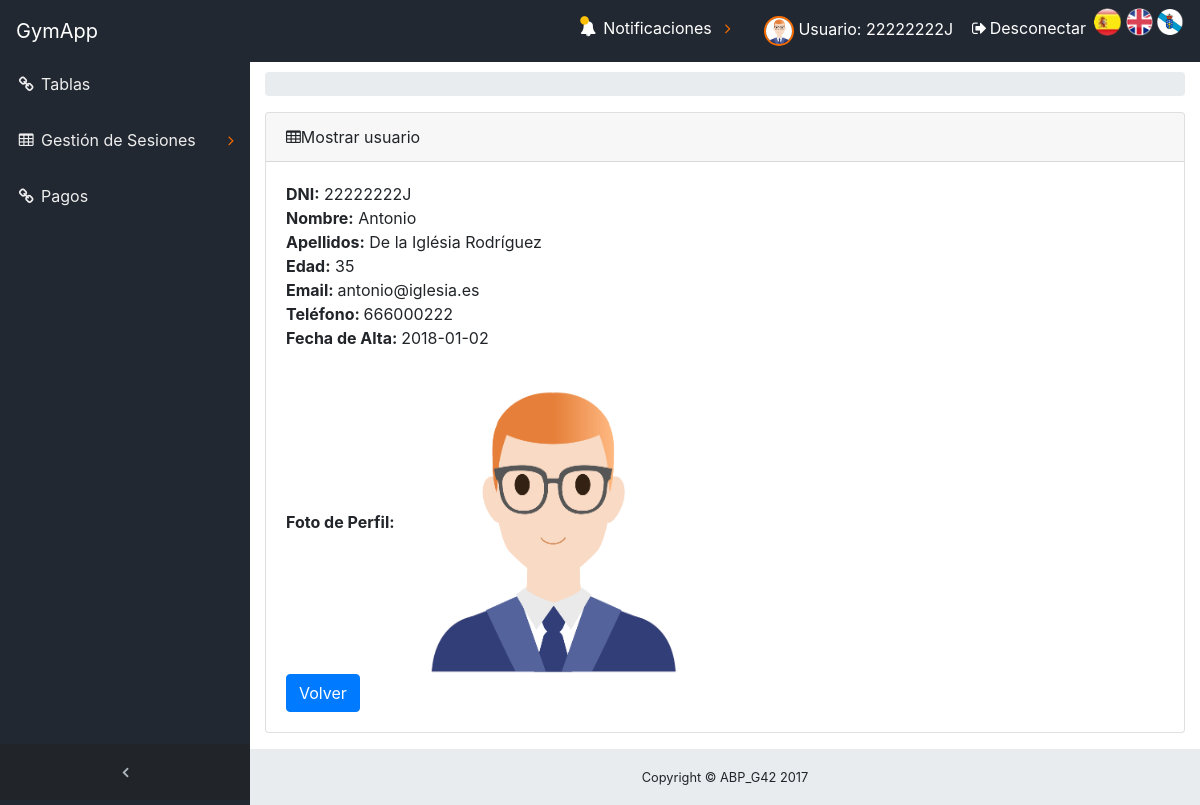
/ABP/index.php?controller=Usuario&action=UsuarioView&dni=22222222J (signed in), run on the app's committed database.
### tables this page shows
CREATE TABLE `usuario` (
  `dni` varchar(10) NOT NULL,
  `nombre` varchar(50) NOT NULL,
  `apellidos` varchar(50) NOT NULL,
  `edad` tinyint(4) DEFAULT NULL,
  `contrasena` varchar(128) NOT NULL,
  `email` varchar(100) DEFAULT NULL,
  `telefono` varchar(20) NOT NULL,
  `fechaAlta` date NOT NULL,
  `fotoperfil` varchar(200) DEFAULT NULL
);

### ABP/core/ViewManager.php (called while the page is built, shortened)
<?php
class ViewManager {
	private $variables = array();
	private $layout = "default";
	public function setVariable($varname, $value, $flash=false) {
		$this->variables[$varname] = $value;
	}
	public function getVariable($varname, $default=NULL) {
		if (!isset($this->variables[$varname])) {
			return $default;
		}
		return $this->variables[$varname];
	}
	public function render($controller, $viewname) {
		include(__DIR__ . "/../view/$controller/$viewname.php");
		$this->renderLayout();
	}
	private function renderLayout() {
		include(__DIR__ . "/../view/layouts/" .$this->layout.".php");
	}
	private static $viewmanager_singleton = NULL;
	public static function getInstance() {
		if (self::$viewmanager_singleton == null) {
			self::$viewmanager_singleton = new ViewManager();
		}
		return self::$viewmanager_singleton;
	}
}

### ABP/controller/UsuarioController.php (called while the page is built, shortened)
<?php
require_once(__DIR__."/../core/ViewManager.php");
require_once(__DIR__ . "/../model/UsuarioMapper.php");
require_once(__DIR__ . "/../model/Usuario.php");
class UsuarioController extends BaseController
{
    private $usuarioMapper;
    public function __construct()
    {
        $this->usuarioMapper = new UsuarioMapper();
    }
    public function UsuarioView()
    {
        $dni = $_GET["dni"];
        $usuario = $this->usuarioMapper->findById($dni);
        $this->view->setVariable("usuario", $usuario);
        $this->view->render("usuario", "usuarioSHOWCURRENT");
    }
}
?>

### ABP/index.php (called while the page is built, shortened)
<?php
function run() {
	try {
		$controller = loadController($_GET["controller"]);
		$actionName = $_GET["action"];
		$controller->$actionName();
	} catch(Exception $ex) {
		die("An exception occured!!!!!".$ex->getMessage());
	}
}
function loadController($controllerName) {
	return new $controllerClassName();
}
run();
?>

### ABP/view/messages/messages_es.php (called while the page is built)
<?php
    $i18n_messages = array(
    	'Nombre'=> 'Nombre',
    	'Asunto' => 'Asunto',
    	'contenido' => 'contenido',
    	'nombre' => 'nombre',
    	'El atributo '=>'El atributo ',
    	' no puede ser vacío' => ' no puede ser vacío',
    	'Longitud incorrecta. El atributo ' => 'Longitud incorrecta. El atributo ',
    	' debe tener una longitud máxima de '=>' debe tener una longitud máxima de ',
    	' y tiene '=>' y tiene ',
    	'El atributo no sigue el formato correcto. Pruebe example@example.com' => 'El atributo no sigue el formato correcto. Pruebe example@example.com',
    	' contiene caracteres no alfabéticos'=>' contiene caracteres no alfabéticos',
    	' no esta comprendido en ['=>' no esta comprendido en [',
    	' no puede tener mas de ' => ' no puede tener mas de ',
    	'decimales'=>'decimales',
    	' no tiene 8 números seguidos de una letra: FORMATO INCORRECTO!!!'=>' no tiene 8 números seguidos de una letra: FORMATO INCORRECTO!!!',
    	'La letra del DNI no es correcta'=>'La letra del DNI no es correcta',
    	' no tiene un formato válido de telefeno.'=>' no tiene un formato válido de telefeno.',
    	' debe estar compuesto únicamente por digitos.'=>' debe estar compuesto únicamente por digitos.',
        'precio' => 'precio',
        ': activar para ordenar columna ascendentemente'=>': activar para ordenar columna ascendentemente',
        ': activar para ordenar columna descendentemente'=>': activar para ordenar columna descendentemente',
        'Primero' => 'Primero',
        'Último'=>'Último',
        'Siguiente'=>'Siguiente',
        'Anterior'=>'Anterior',
        'Tabla sin datos'=>'Tabla sin datos',
        'Mostrando _START_ a _END_ de _TOTAL_ elementos'=>'Mostrando _START_ a _END_ de _TOTAL_ elementos',
        'Mostrando 0 a 0 de 0 elementos'=>'Mostrando 0 a 0 de 0 elementos',
        '(filtrados de _MAX_ elementos totales)'=>'(filtrados de _MAX_ elementos totales)',
        'Mostrar _MENU_ elementos'=>'Mostrar _MENU_ elementos',
        'Cargando...'=>'Cargando...',
        'Procesando...'=>'Procesando...',
        'Buscar:'=>'Buscar:',
        'No se encontró nada'=>'No se encontró nada',
        'dni' => 'dni',
        'contraseña' => 'contraseña'
    );
?>

### ABP/core/I18n.php (called while the page is built, shortened)
<?php
class I18n {
	private $messages;
	public function setLanguage($language) {
		$this->messages = $i18n_messages;
	}
	public function i18n($key) {
		if (isset($this->messages[$key])){
			return $this->messages[$key];
		}else{
			return $key;
		}
	}
	private static $i18n_singleton = null;
	public static function getInstance() {
		if (self::$i18n_singleton == NULL) {
			self::$i18n_singleton = new I18n();
		}
		return self::$i18n_singleton;
	}
}
function i18n($key) {
	return I18n::getInstance()->i18n($key);
}

### ABP/model/Usuario.php (called while the page is built, shortened)
<?php
class Usuario
{
            private $dni;
            private $nombre;
            private $apellidos;
            private $edad;
            private $email;
            private $telefono;
            private $fechaAlta;
            private $fotoperfil;
        function __construct($dni=NULL,$nombre=NULL,$apellidos=NULL,$edad=NULL,$password=NULL,$email=NULL,$telefono=NULL,$fechaAlta=NULL,$tipo=NULL,$fotoperfil=NULL){
            $this->dni = $dni;
            $this->nombre = $nombre;
            $this->apellidos = $apellidos;
            $this->edad = $edad;
            $this->email = $email;
            $this->telefono = $telefono;
            $this->fechaAlta=$fechaAlta;
            $this->fotoperfil=$fotoperfil;
        }
    public function getDni() {
        return $this->dni;
    }
    public function getNombre() {
        return $this->nombre;
    }
    public function getApellidos() {
        return $this->apellidos;
    }
    public function getEdad(){
        return $this->edad;
    }
    public function getEmail(){
        return $this->email;
    }
    public function getTelefono(){
        return $this->telefono;
    }
    public function getFecha(){
        return $this->fechaAlta;
    }
    public function getFotoPerfil(){
        return $this->fotoperfil;
    }
}
?>

### ABP/model/UsuarioMapper.php (called while the page is built, shortened)
<?php
require_once(__DIR__."/../core/Access_DB.php");
require_once(__DIR__."/Usuario.php");
class UsuarioMapper {
    protected $db;
    public function __construct()
    {
        $this->db = PDOConnection::getInstance();
    }
      public function findById($dni)
    {
        $stmt = $this->db->prepare("SELECT * FROM usuario WHERE dni=?");
        $stmt->execute(array($dni));
        $usuario = $stmt->fetch(PDO::FETCH_ASSOC);
        if($usuario != null)
         {
            return new Usuario($usuario["dni"],$usuario["nombre"],$usuario["apellidos"],$usuario["edad"],null,$usuario["email"],$usuario["telefono"],$usuario["fechaAlta"],'', $usuario['fotoperfil']);
        }else
        {
            return NULL;
        }
    }
    public function obtenerFotoPerfil(){
        $stmt = $this->db->prepare("SELECT fotoperfil FROM usuario WHERE dni=?");
        $stmt->execute(array($_SESSION['currentuser']));
        $foto_db = $stmt->fetch(PDO::FETCH_ASSOC);
        return $foto_db['fotoperfil'];
    }
}
?>

### ABP/core/Access_DB.php (called while the page is built, shortened)
<?php
class PDOConnection {
	private static $db_singleton = null;
	public static function getInstance() {
		if (self::$db_singleton == null) {
			self::$db_singleton = new PDO(
			"mysql:host=".HOST.";dbname=".DB.";charset=utf8",
			USER,
			PASS,
			array(
				PDO::ATTR_EMULATE_PREPARES => false,
				PDO::ATTR_ERRMODE => PDO::ERRMODE_EXCEPTION)
			);
		}
		return self::$db_singleton;
	}
}
?>

### ABP/view/usuario/usuarioSHOWCURRENT.php (the view, shortened to what this page needs)
<?php
require_once(__DIR__."/../../core/ViewManager.php");
    $view = ViewManager::getInstance();
    $usuario = $view->getVariable("usuario");
?>
<div class="content-wrapper">
    <div class="container-fluid">
        <ol class="breadcrumb">
        </ol>
        <div class="card mb-3">
            <div class="card-header">
                <i class="fa fa-table"></i><?= i18n("Mostrar usuario") ?>
            </div>
            <div class="card-body">
                <b><?= i18n("DNI") ?>:</b> <?php echo $usuario->getDni(); ?><br>
                <b><?= i18n("Nombre") ?>:</b> <?php echo $usuario->getNombre(); ?><br>
                <b><?= i18n("Apellidos") ?>:</b> <?php echo $usuario->getApellidos(); ?><br>
                <b><?= i18n("Edad") ?>:</b> <?php echo $usuario->getEdad(); ?><br>
                <b><?= i18n("Email") ?>: </b> <?php echo $usuario->getEmail(); ?><br>
                <b><?= i18n("Teléfono") ?>: </b> <?php echo $usuario->getTelefono(); ?><br>
                <b><?= i18n("Fecha de Alta") ?>: </b> <?php echo $usuario->getFecha(); ?><br><br>
                <b><?= i18n("Foto de Perfil") ?>: </b><img src="<?php echo $usuario->getFotoPerfil(); ?>" height="300" width="300"><br>
                <button type="button" onclick="window.location.href='./index.php?controller=Usuario&amp;action=UsuariosListar'" class="btn btn-primary">Volver</button>
            </div>
        </div>
    </div>
</div>

### ABP/view/layouts/menuSuperior.php (shortened to what this page needs)
<html>
    <link rel="stylesheet" type="text/css" href="./view/Icons/icomoon/style.css">
    <link rel="stylesheet" type="text/css" href="./view/Icons/icomoon/modifyIcon.css">
                    <li class="nav-item" data-toggle="tooltip">
                        <a class="nav-link" href="./index.php?controller=Usuario&amp;action=UsuarioView&amp;dni=<?php echo $_SESSION['currentuser'];?>">
                            <?php require_once './model/UsuarioMapper.php';
                            $UsuarioMapper = new UsuarioMapper();
                            $fotoperfil = $UsuarioMapper->obtenerFotoPerfil();
                            ?>
                            <img class="imgRedonda" src="<?php echo $fotoperfil; ?>" height="40" width="40">
                            <span class="nav-link-text"> <?= i18n("Usuario");?>: <?php echo $_SESSION['currentuser']; ?></span>
                        </a>
                    </li>
                    <li class="nav-item">
                        <a class="nav-link" data-toggle="modal" data-target="#exampleModal">
                            <i class="fa fa-fw fa-sign-out"></i><?= i18n("Desconectar") ?>
                        </a>
                    </li>
<html>

### data on the page
usuario: fotoperfil (picture), dni "22222222J", nombre "Antonio", apellidos "De la Iglésia Rodríguez", edad "35", email "antonio@iglesia.es", telefono "666000222", fechaAlta "2018-01-02"

### other printed values
i18n("GymApp") "GymApp"
i18n("Tablas") "Tablas"
i18n("Gestión de Sesiones") "Gestión de Sesiones"
i18n("Pagos") "Pagos"
i18n("Notificaciones") "Notificaciones"
i18n("Usuario") "Usuario"
$_SESSION['currentuser'] "22222222J"
i18n("Desconectar") "Desconectar"
i18n("Mostrar usuario") "Mostrar usuario"
i18n("DNI") "DNI"
i18n("Nombre") "Nombre"
i18n("Apellidos") "Apellidos"
i18n("Edad") "Edad"
i18n("Email") "Email"
i18n("Teléfono") "Teléfono"
